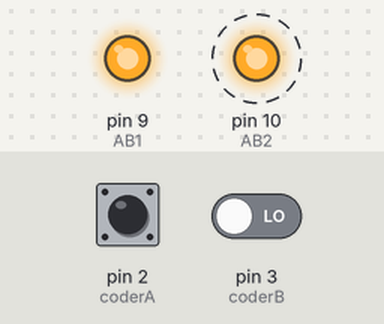
Bench run of a sketch on a simulated Arduino Uno, built with avr-gcc and run on an emulated ATmega328P. Shown: output pins drawn as LEDs (lit = HIGH). Dashed ring = blinking. Inputs (shaded band) come from the test bench; at power-on: pin 2 (coderA) LOW, pin 3 (coderB) LOW.

Above: at 4.3 s.
4.8 s: pin 2 (coderA) pulsed HIGH 2 times (0.12 s each, 0.3 s apart)
At 5.1 s:
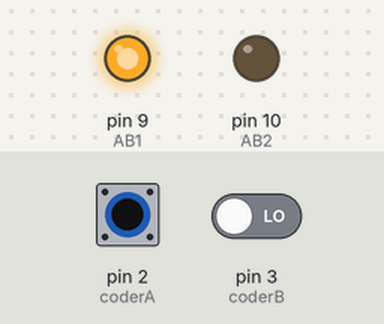
At 5.9 s:
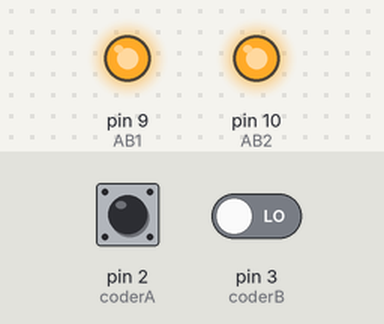
Timing chart, 0 to 14.3 s (numbered marks = the images above; inputs shaded):
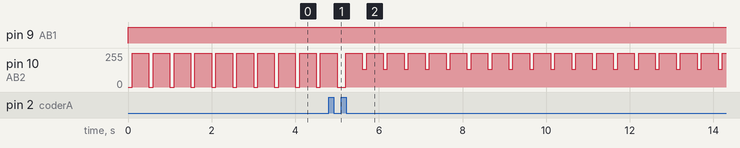

Measured:
- by itself, pin 10 (AB2): repeats every 0.50 s: 255/255 0.40 s, 135/255 0.10 s

The sketch:

double_loop.ino
```cpp
#define cyclePlus 11
#define jiansu 20
//经计算得，一共需要转动220个脉冲，即90°
int coderA = 2;
int coderB = 3;
int num = 0;

int AB1 = 9;
int AB2 = 10;
float loc_kp = 0.72;
float loc_kd = 0.1;
float vel_kp = 1;
float vel_kd = 1;
int value = 0;
int x;
int k = 0;
int counter_tims = 0;
int interval = 0;
int a = 0;
int temp = 0;

void setup() {
  // put your setup code here, to run once:
  pinMode(coderA, INPUT);
  pinMode(coderB, INPUT);
  pinMode(AB1, OUTPUT);
  pinMode(AB2, OUTPUT);
  attachInterrupt(0, read_coder, CHANGE);
  attachInterrupt(1, read_coder, CHANGE);
  //attachInterrupt(1,read_coder,CHANGE);
  num = 0; //需要将脉冲数与角度对应起来
  Serial.begin(9600);
}

void read_coder()
{
  x = num = num + value;
  counter_tims++;
  counter_tims > 3 ? (a = micros(), interval = a - temp, counter_tims = 0, temp = a) : a = 0; //interval may have a relative bias if just ultilizing the current one.
}

void pid1(int goal_plus)
{
  struct pid_init
  {
    float err = 0;
    float output = 0;
    float err_last = 0;
    float err_last2 = 0;
  };
  struct pid_init loc_pid;
  struct pid_init vel_pid;
  float velocity = 0;
  while (1)
  {
    loc_pid.err = goal_plus - x;
    if (x > 215)
    {
      break;
    }
    if (loc_pid.err == loc_pid.err_last)
    {
      break;
    }
    loc_pid.output = loc_kp * loc_pid.err + loc_kd * (loc_pid.err - loc_pid.err_last);
    loc_pid.err_last = loc_pid.err;
    if (loc_pid.output > 150)
    {
      loc_pid.output = 150;
    }

    velocity = 3.14 / 2 / temp * 1000000;
    vel_pid.err = (loc_pid.output / 150 - velocity);
    vel_pid.output = vel_pid.output + vel_kp * (vel_pid.err - vel_pid.err_last) + vel_kd * (vel_pid.err + vel_pid.err_last2 - 2 * vel_pid.err_last);
    vel_pid.err_last = vel_pid.err;
    vel_pid.err_last2 = vel_pid.err_last;
    if (vel_pid.output > 120)
    {
      vel_pid.output = 120;
    }

    drive(255 - vel_pid.output, goal_plus);
  }
}

void pid2(int goal_plus)
{
  struct pid_init
  {
    float err = 0;
    float output = 0;
    float err_last = 0;
    float err_last2 = 0;
  };
  struct pid_init loc_pid;
  struct pid_init vel_pid;
  float velocity = 0;
  while (1)
  {
    loc_pid.err = x;
    if (x < 4)
    {
      break;
    }
    if (loc_pid.err == loc_pid.err_last)
    {
      break;
    }
    loc_pid.output = loc_kp * loc_pid.err + loc_kd * (loc_pid.err - loc_pid.err_last);
    loc_pid.err_last = loc_pid.err;
    if (loc_pid.output > 150)
    {
      loc_pid.output = 150;
    }

    velocity = 3.14 / 2 / temp * 1000000;
    vel_pid.err = (loc_pid.output / 150 - velocity);
    vel_pid.output = vel_pid.output + vel_kp * (vel_pid.err - vel_pid.err_last) + vel_kd * (vel_pid.err + vel_pid.err_last2 - 2 * vel_pid.err_last);
    vel_pid.err_last = vel_pid.err;
    vel_pid.err_last2 = vel_pid.err_last;
    if (vel_pid.output > 120)
    {
      vel_pid.output = 120;
    }

    drive(255 - vel_pid.output, goal_plus);
  }
}


void drive(int dutycycle, int goal_plus)
{
  if (goal_plus == 224)
  {
    value = 1;
    analogWrite(AB1, dutycycle);
    analogWrite(AB2, 255);
    delay(100);
  }
  else {
    value = -1;
    analogWrite(AB2, dutycycle);
    analogWrite(AB1, 255);
    delay(100);
  }
}


void loop() {
  // put your main code here, to run repeatedly:


  pid1(220);
  analogWrite(AB2, 255);
  analogWrite(AB1, 255);
  delay(200);
  pid2(0);
  analogWrite(AB2, 255);
  analogWrite(AB1, 255);
  delay(200);

}
```
